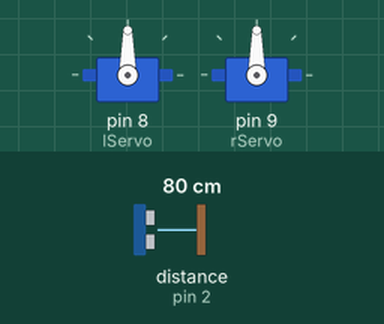
Bench run of a sketch on a simulated Arduino Uno, built with avr-gcc and run on an emulated ATmega328P. On the bench: 2 × servo. Wiring (inferred from the names in the program): ultrasonic range finder: trigger pin 3; echo pin 2. The test bench sets the inputs (shaded band); at power-on: distance to the obstacle (sensor on pin 2) 80 cm. The echo pulse lasts 58.3 µs per cm; what the sketch prints to the serial monitor is not drawn.

Above: at 2.8 s.
2.9 s: distance to the obstacle (sensor on pin 2) set to 2 cm
7.9 s: distance to the obstacle (sensor on pin 2) set to 18 cm
12.9 s: distance to the obstacle (sensor on pin 2) set to 4 cm
Timing chart, 0 to 23.9 s (numbered marks = the images above; inputs shaded):
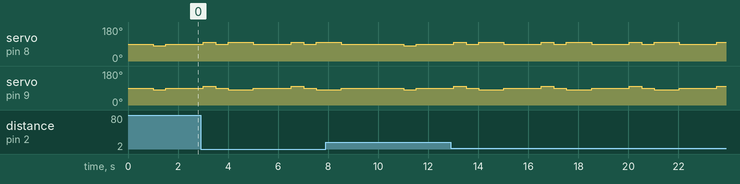

Measured:
- by itself, servo on pin 8 (lServo): repeats every 3.5 s: 90° 0.50 s, 100° 1.0 s, 90° 1.5 s, 100° 0.50 s
- by itself, servo on pin 9 (rServo): repeats every 3.5 s: 90° 0.50 s, 80° 1.0 s, 90° 1.5 s, 100° 0.50 s

The sketch:

3Wheel.ino
```cpp
#include <Servo.h>

#define trigPin 3
#define echoPin 2

float duration, distance;

Servo lServo; //left motor
Servo rServo; //right motor

bool executed = true;

int yellowPin = 8;
int whitePin = 9;


void setup() {
  // put your setup code here, to run once:
  Serial.begin(9600);

  lServo.attach(8); // attach to pin 8
  rServo.attach(9); // attach to pin 9

  pinMode(trigPin, OUTPUT);
  pinMode(echoPin, INPUT);


}

void loop() {

/*
  while (executed == true){
    Serial.println("Executing Test!");
    final();
    executed = false;
  }
*/

  final();
  Serial.println("Still running loop");

  //echo();

}

void test(){

   // put your main code here, to run repeatedly:

  // instructions are numbered from 1-180

  //  THIS IS HOW TO: STOP
  lServo.write(90); // 90 means stop; left motor stop
  rServo.write(90); // right motor stop

  delay(1000); // delay for 1s


   // any number between 1-89 tells the motor to go forward at a  speed
   // the lower the nubmer the faster the motor, i.e 10 is fast, 80 is slow
  lServo.write(80); // go forward 80; left motor go slow
  rServo.write(80); // right motor go slow

  delay(1000); // delay for 1s


  // So if we did 170 it would go backwards relatively fast
  lServo.write(100); //go backwards slowly; left motor go back slowly
  rServo.write(100); // right motor go back slowly

  delay(1000);

  // THIS IS TURNING RIGHT
  lServo.write(80); // left motor go forward slowly
  rServo.write(100); // right motor go backward slowly

  delay(1000);

  // THIS IS TURNING LEFT
  lServo.write(100); // left motor go backwards slowly
  rServo.write(80); // right motor go forward slowly

  delay(1000);

  lServo.write(90);
  rServo.write(90);

}

void echo() {

  // Write a pulse to the HC-SR04 Trigger Pin

  digitalWrite(trigPin, LOW);
  delayMicroseconds(2);
  digitalWrite(trigPin, HIGH);
  delayMicroseconds(10);
  digitalWrite(trigPin, LOW);

  // Measure the response from the HC-SR04 Echo Pin

  duration = pulseIn(echoPin, HIGH);

  // Determine distance from duration
  // Use 343 metres per second as speed of sound

  distance = (duration/2)*0.0343;

  // Send results to Serial Monitor

  Serial.print("Distance = ");
  if (distance >= 400 || distance <= 2) {
    Serial.println("Out of range");
  }

  else{
    Serial.print(distance);
    Serial.println(" cm");
    delay(500);
  }

  delay(500);


}


void detectWall() {

  // Write a pulse to the HC-SR04 Trigger Pin

  digitalWrite(trigPin, LOW);
  delayMicroseconds(2);
  digitalWrite(trigPin, HIGH);
  delayMicroseconds(10);
  digitalWrite(trigPin, LOW);

  // Measure the response from the HC-SR04 Echo Pin

  duration = pulseIn(echoPin, HIGH);

  // Determine distance from duration
  // Use 343 metres per second as speed of sound

  distance = (duration/2)*0.0343;

  // Send results to Serial Monitor

   // Closing in on Wall
  while (distance <= 15) {

    Serial.print("Distance = ");
    Serial.print(distance);
    Serial.println(" cm");


    Serial.print("Going Backwards!");
    lServo.write(100); //go backwards slowly; left motor go back slowly
    rServo.write(100); // right motor go back slowly

    delay(500);

    // STOP
    lServo.write(90); // 90 means stop; left motor stop
    rServo.write(90); // right motor stop

    delay(500);

    // THIS IS TURNING LEFT
    Serial.print("Turning Left");
    lServo.write(100); // left motor go backwards slowly
    rServo.write(80); // right motor go forward slowly

    delay(1000);

    // STOP
    lServo.write(90); // 90 means stop; left motor stop
    rServo.write(90); // right motor stop

    delay(500);

    digitalWrite(trigPin, LOW);
    delayMicroseconds(2);
    digitalWrite(trigPin, HIGH);
    delayMicroseconds(10);
    digitalWrite(trigPin, LOW);

    duration = pulseIn(echoPin, HIGH);

    distance = (duration/2)*0.0343;

    delay(1000);

  }

  Serial.print("Distance = ");
  Serial.print(distance);
  Serial.println(" cm");
  delay(1000);


}


void final() {

  detectWall();

  // go forward slowly
  Serial.print("Going forward!");
  lServo.write(80);
  rServo.write(80);

  delay(500); // delay for 1s

  // STOP
  lServo.write(90); // 90 means stop; left motor stop
  rServo.write(90); // right motor stop

  delay(500); // delay for 1s

  detectWall();


}
```
